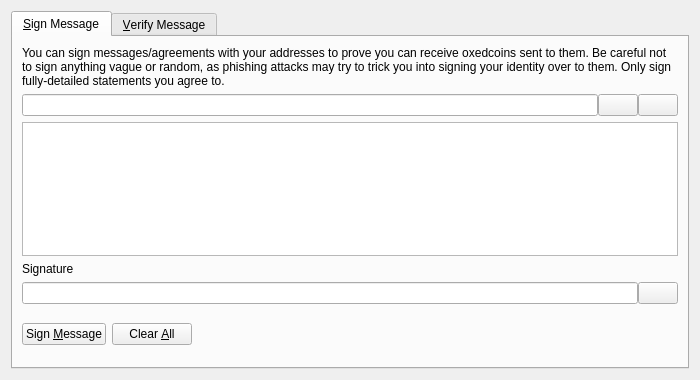
<?xml version="1.0" encoding="UTF-8"?>
<ui version="4.0">
 <class>SignVerifyMessageDialog</class>
 <widget class="QDialog" name="SignVerifyMessageDialog">
  <property name="geometry">
   <rect>
    <x>0</x>
    <y>0</y>
    <width>700</width>
    <height>380</height>
   </rect>
  </property>
  <property name="windowTitle">
   <string>Signatures - Sign / Verify a Message</string>
  </property>
  <property name="modal">
   <bool>true</bool>
  </property>
  <layout class="QVBoxLayout" name="verticalLayout">
   <item>
    <widget class="QTabWidget" name="tabWidget">
     <property name="currentIndex">
      <number>0</number>
     </property>
     <widget class="QWidget" name="tabSignMessage">
      <attribute name="title">
       <string>&amp;Sign Message</string>
      </attribute>
      <layout class="QVBoxLayout" name="verticalLayout_SM">
       <item>
        <widget class="QLabel" name="infoLabel_SM">
         <property name="text">
          <string>You can sign messages/agreements with your addresses to prove you can receive oxedcoins sent to them. Be careful not to sign anything vague or random, as phishing attacks may try to trick you into signing your identity over to them. Only sign fully-detailed statements you agree to.</string>
         </property>
         <property name="textFormat">
          <enum>Qt::PlainText</enum>
         </property>
         <property name="wordWrap">
          <bool>true</bool>
         </property>
        </widget>
       </item>
       <item>
        <layout class="QHBoxLayout" name="horizontalLayout_1_SM">
         <property name="spacing">
          <number>0</number>
         </property>
         <item>
          <widget class="QValidatedLineEdit" name="addressIn_SM">
           <property name="toolTip">
            <string>The Oxedcoin address to sign the message with</string>
           </property>
          </widget>
         </item>
         <item>
          <widget class="QPushButton" name="addressBookButton_SM">
           <property name="toolTip">
            <string>Choose previously used address</string>
           </property>
           <property name="text">
            <string/>
           </property>
           <property name="icon">
            <iconset resource="../bitcoin.qrc">
             <normaloff>:/icons/address-book</normaloff>:/icons/address-book</iconset>
           </property>
           <property name="shortcut">
            <string>Alt+A</string>
           </property>
           <property name="autoDefault">
            <bool>false</bool>
           </property>
          </widget>
         </item>
         <item>
          <widget class="QPushButton" name="pasteButton_SM">
           <property name="toolTip">
            <string>Paste address from clipboard</string>
           </property>
           <property name="text">
            <string/>
           </property>
           <property name="icon">
            <iconset resource="../bitcoin.qrc">
             <normaloff>:/icons/editpaste</normaloff>:/icons/editpaste</iconset>
           </property>
           <property name="shortcut">
            <string>Alt+P</string>
           </property>
           <property name="autoDefault">
            <bool>false</bool>
           </property>
          </widget>
         </item>
        </layout>
       </item>
       <item>
        <widget class="QPlainTextEdit" name="messageIn_SM">
         <property name="toolTip">
          <string>Enter the message you want to sign here</string>
         </property>
        </widget>
       </item>
       <item>
        <widget class="QLabel" name="signatureLabel_SM">
         <property name="text">
          <string>Signature</string>
         </property>
         <property name="textFormat">
          <enum>Qt::PlainText</enum>
         </property>
        </widget>
       </item>
       <item>
        <layout class="QHBoxLayout" name="horizontalLayout_2_SM">
         <property name="spacing">
          <number>0</number>
         </property>
         <item>
          <widget class="QLineEdit" name="signatureOut_SM">
           <property name="font">
            <font>
             <italic>true</italic>
            </font>
           </property>
           <property name="readOnly">
            <bool>true</bool>
           </property>
          </widget>
         </item>
         <item>
          <widget class="QPushButton" name="copySignatureButton_SM">
           <property name="toolTip">
            <string>Copy the current signature to the system clipboard</string>
           </property>
           <property name="text">
            <string/>
           </property>
           <property name="icon">
            <iconset resource="../bitcoin.qrc">
             <normaloff>:/icons/editcopy</normaloff>:/icons/editcopy</iconset>
           </property>
           <property name="autoDefault">
            <bool>false</bool>
           </property>
          </widget>
         </item>
        </layout>
       </item>
       <item>
        <layout class="QHBoxLayout" name="horizontalLayout_3_SM">
         <item>
          <widget class="QPushButton" name="signMessageButton_SM">
           <property name="toolTip">
            <string>Sign the message to prove you own this Oxedcoin address</string>
           </property>
           <property name="text">
            <string>Sign &amp;Message</string>
           </property>
           <property name="icon">
            <iconset resource="../bitcoin.qrc">
             <normaloff>:/icons/edit</normaloff>:/icons/edit</iconset>
           </property>
           <property name="autoDefault">
            <bool>false</bool>
           </property>
          </widget>
         </item>
         <item>
          <widget class="QPushButton" name="clearButton_SM">
           <property name="toolTip">
            <string>Reset all sign message fields</string>
           </property>
           <property name="text">
            <string>Clear &amp;All</string>
           </property>
           <property name="icon">
            <iconset resource="../bitcoin.qrc">
             <normaloff>:/icons/remove</normaloff>:/icons/remove</iconset>
           </property>
           <property name="autoDefault">
            <bool>false</bool>
           </property>
          </widget>
         </item>
         <item>
          <spacer name="horizontalSpacer_1_SM">
           <property name="orientation">
            <enum>Qt::Horizontal</enum>
           </property>
           <property name="sizeHint" stdset="0">
            <size>
             <width>40</width>
             <height>48</height>
            </size>
           </property>
          </spacer>
         </item>
         <item>
          <widget class="QLabel" name="statusLabel_SM">
           <property name="font">
            <font>
             <weight>75</weight>
             <bold>true</bold>
            </font>
           </property>
           <property name="text">
            <string/>
           </property>
           <property name="wordWrap">
            <bool>true</bool>
           </property>
          </widget>
         </item>
         <item>
          <spacer name="horizontalSpacer_2_SM">
           <property name="orientation">
            <enum>Qt::Horizontal</enum>
           </property>
           <property name="sizeHint" stdset="0">
            <size>
             <width>40</width>
             <height>48</height>
            </size>
           </property>
          </spacer>
         </item>
        </layout>
       </item>
      </layout>
     </widget>
     <widget class="QWidget" name="tabVerifyMessage">
      <attribute name="title">
       <string>&amp;Verify Message</string>
      </attribute>
      <layout class="QVBoxLayout" name="verticalLayout_VM">
       <item>
        <widget class="QLabel" name="infoLabel_VM">
         <property name="text">
          <string>Enter the receiver's address, message (ensure you copy line breaks, spaces, tabs, etc. exactly) and signature below to verify the message. Be careful not to read more into the signature than what is in the signed message itself, to avoid being tricked by a man-in-the-middle attack. Note that this only proves the signing party receives with the address, it cannot prove sendership of any transaction!</string>
         </property>
         <property name="textFormat">
          <enum>Qt::PlainText</enum>
         </property>
         <property name="alignment">
          <set>Qt::AlignLeading|Qt::AlignLeft|Qt::AlignTop</set>
         </property>
         <property name="wordWrap">
          <bool>true</bool>
         </property>
        </widget>
       </item>
       <item>
        <layout class="QHBoxLayout" name="horizontalLayout_1_VM">
         <property name="spacing">
          <number>0</number>
         </property>
         <item>
          <widget class="QValidatedLineEdit" name="addressIn_VM">
           <property name="toolTip">
            <string>The Oxedcoin address the message was signed with</string>
           </property>
          </widget>
         </item>
         <item>
          <widget class="QPushButton" name="addressBookButton_VM">
           <property name="toolTip">
            <string>Choose previously used address</string>
           </property>
           <property name="text">
            <string/>
           </property>
           <property name="icon">
            <iconset resource="../bitcoin.qrc">
             <normaloff>:/icons/address-book</normaloff>:/icons/address-book</iconset>
           </property>
           <property name="shortcut">
            <string>Alt+A</string>
           </property>
           <property name="autoDefault">
            <bool>false</bool>
           </property>
          </widget>
         </item>
        </layout>
       </item>
       <item>
        <widget class="QPlainTextEdit" name="messageIn_VM"/>
       </item>
       <item>
        <widget class="QValidatedLineEdit" name="signatureIn_VM"/>
       </item>
       <item>
        <layout class="QHBoxLayout" name="horizontalLayout_2_VM">
         <item>
          <widget class="QPushButton" name="verifyMessageButton_VM">
           <property name="toolTip">
            <string>Verify the message to ensure it was signed with the specified Oxedcoin address</string>
           </property>
           <property name="text">
            <string>Verify &amp;Message</string>
           </property>
           <property name="icon">
            <iconset resource="../bitcoin.qrc">
             <normaloff>:/icons/transaction_0</normaloff>:/icons/transaction_0</iconset>
           </property>
           <property name="autoDefault">
            <bool>false</bool>
           </property>
          </widget>
         </item>
         <item>
          <widget class="QPushButton" name="clearButton_VM">
           <property name="toolTip">
            <string>Reset all verify message fields</string>
           </property>
           <property name="text">
            <string>Clear &amp;All</string>
           </property>
           <property name="icon">
            <iconset resource="../bitcoin.qrc">
             <normaloff>:/icons/remove</normaloff>:/icons/remove</iconset>
           </property>
           <property name="autoDefault">
            <bool>false</bool>
           </property>
          </widget>
         </item>
         <item>
          <spacer name="horizontalSpacer_1_VM">
           <property name="orientation">
            <enum>Qt::Horizontal</enum>
           </property>
           <property name="sizeHint" stdset="0">
            <size>
             <width>40</width>
             <height>48</height>
            </size>
           </property>
          </spacer>
         </item>
         <item>
          <widget class="QLabel" name="statusLabel_VM">
           <property name="font">
            <font>
             <weight>75</weight>
             <bold>true</bold>
            </font>
           </property>
           <property name="text">
            <string/>
           </property>
           <property name="wordWrap">
            <bool>true</bool>
           </property>
          </widget>
         </item>
         <item>
          <spacer name="horizontalSpacer_2_VM">
           <property name="orientation">
            <enum>Qt::Horizontal</enum>
           </property>
           <property name="sizeHint" stdset="0">
            <size>
             <width>40</width>
             <height>48</height>
            </size>
           </property>
          </spacer>
         </item>
        </layout>
       </item>
      </layout>
     </widget>
    </widget>
   </item>
  </layout>
 </widget>
 <customwidgets>
  <customwidget>
   <class>QValidatedLineEdit</class>
   <extends>QLineEdit</extends>
   <header>qt/qvalidatedlineedit.h</header>
  </customwidget>
 </customwidgets>
 <resources>
  <include location="../bitcoin.qrc"/>
 </resources>
 <connections/>
</ui>
